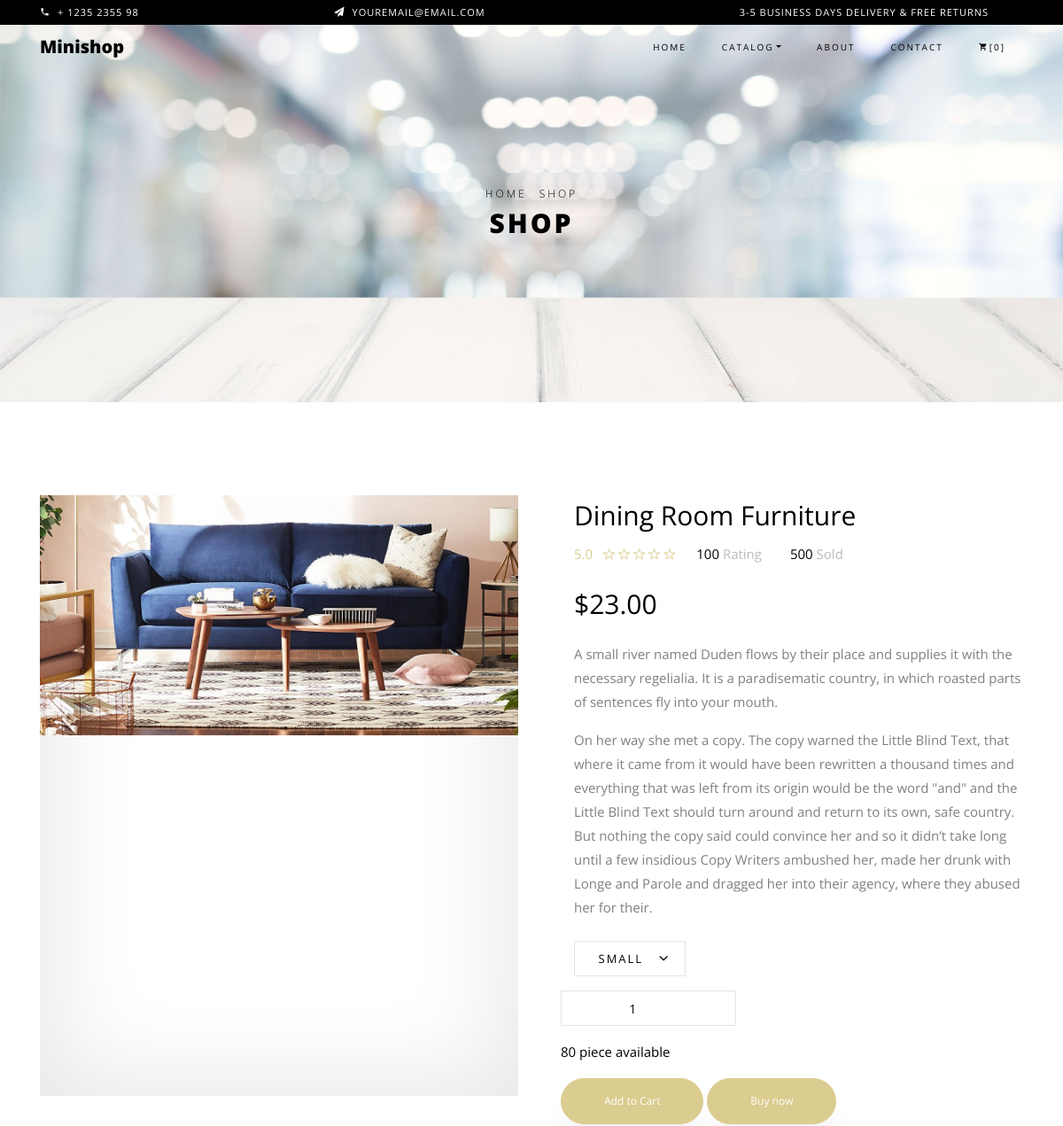
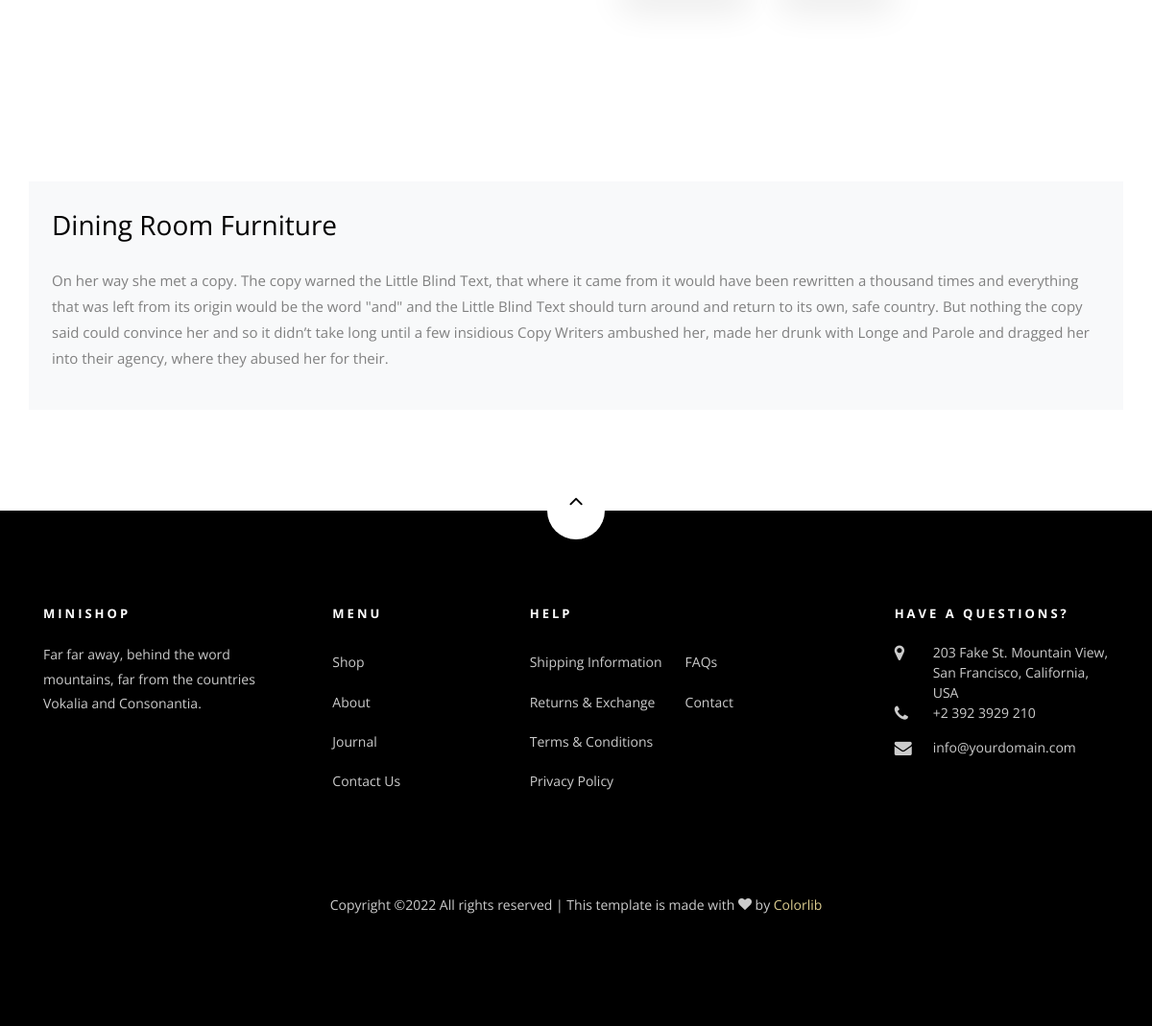
The page /product-detail/2 (signed in) on the database its author committed (2 pictures, top to bottom).
### products/models.py (models this page shows, shortened)
class Product(models.Model):
    product_name = models.CharField(max_length=125)
    slug = models.SlugField(max_length=50, unique=True)
    description = models.TextField()
    price = models.DecimalField(max_digits=19, decimal_places=2)
    image = models.ImageField(upload_to='images/', blank=True, null=True)
    stock = models.IntegerField(default=1)
    is_available = models.BooleanField(default=True)
    category = models.ForeignKey(Category, related_name='product_cat',  on_delete=models.CASCADE)
    created_date = models.DateTimeField(auto_now_add=True)
    modified_date = models.DateTimeField(auto_now=True)

### products/views.py (the view, shortened to what this page needs)
# urls.py: path('product-detail/<int:id>', product_detail, name='product_detail'),
@login_required(login_url = 'account:login')
def product_detail(request, id):
    single_product = get_object_or_404(Product, id=id)
    context = {
        'single_product':single_product,
    }
    return render(request, 'products/product_detail.html', context)

### cart/templatetags/cart_template_tags.py (called while the page is built)
@register.filter
def cart_item_count(user):
    if user.is_authenticated:
        qs = Order.objects.filter(user=user, ordered=False)
        if qs.exists():
            return qs[0].items.count()
    return 0

### products/templates/products/product_detail.html (shortened to what this page needs)
{% extends 'base/base.html' %}
{% load static %}
{%block content%}
<div class="hero-wrap hero-bread" style="background-image: url('images/bg_6.jpg');">
      <div class="container">
        <div class="row no-gutters slider-text align-items-center justify-content-center">
          <div class="col-md-9 ftco-animate text-center">
          	<p class="breadcrumbs"><span class="mr-2"><a href="index.html">Home</a></span> <span>Shop</span></p>
            <h1 class="mb-0 bread">Shop</h1>
          </div>
        </div>
      </div>
    </div>
    <section class="ftco-section">
    	<div class="container">
    		<div class="row">
    			<div class="col-lg-6 mb-5 ftco-animate">
    				<a href="#" class="image-popup prod-img-bg"><img src="{{ single_product.image.url }}" class="img-fluid" alt="Colorlib Template"></a>
    			</div>
    			<div class="col-lg-6 product-details pl-md-5 ftco-animate">
    				<h3>{{ single_product.product_name }}</h3>
    				<div class="rating d-flex">
							<p class="text-left mr-4">
								<a href="#" class="mr-2">5.0</a>
								<a href="#"><span class="ion-ios-star-outline"></span></a>
								<a href="#"><span class="ion-ios-star-outline"></span></a>
								<a href="#"><span class="ion-ios-star-outline"></span></a>
								<a href="#"><span class="ion-ios-star-outline"></span></a>
								<a href="#"><span class="ion-ios-star-outline"></span></a>
							</p>
							<p class="text-left mr-4">
								<a href="#" class="mr-2" style="color: #000;">100 <span style="color: #bbb;">Rating</span></a>
							</p>
							<p class="text-left">
								<a href="#" class="mr-2" style="color: #000;">500 <span style="color: #bbb;">Sold</span></a>
							</p>
						</div>
    				<p class="price"><span>${{ single_product.price }}</span></p>
    				<p>A small river named Duden flows by their place and supplies it with the necessary regelialia. It is a paradisematic country, in which roasted parts of sentences fly into your mouth.</p>
    				<p>On her way she met a copy. The copy warned the Little Blind Text, that where it came from it would have been rewritten a thousand times and everything that was left from its origin would be the word "and" and the Little Blind Text should turn around and return to its own, safe country. But nothing the copy said could convince her and so it didn’t take long until a few insidious Copy Writers ambushed her, made her drunk with Longe and Parole and dragged her into their agency, where they abused her for their.
						</p>
						<div class="row mt-4">
              <form class="" action="{%  url 'products:product_detail' single_product.id %}" method="post">
  							<div class="col-md-6">
  								<div class="form-group d-flex">
  		              <div class="select-wrap">
  	                  <div class="icon"><span class="ion-ios-arrow-down"></span></div>
  	                  <select name="" id="" class="form-control">
  	                  	<option value="">Small</option>
  	                  </select>
  	                </div>
  		            </div>
  							</div>
                <div class="row mt-2">
    							<div class="col-md-8">
    								<div class="form-group">
                        <input type="number" id="quantity" name="quantity" class="quantity form-control input-number" value="1" min="1" max="100">
    		            </div>
    							</div>
  	          	<div class="col-md-12">
  	          		<p style="color: #000;">80 piece available</p>
  	          	</div>
            	</div>
            	<p><input type="submit" value="Add to Cart" class="btn btn-primary py-3 px-5">   <a href="cart.html" class="btn btn-primary py-3 px-5">Buy now</a></p>
            </form>
    			</div>
    		</div>
    		<div class="row mt-5">
          <div class="col-md-12 nav-link-wrap">
            <div class="nav nav-pills d-flex text-center" id="v-pills-tab" role="tablist" aria-orientation="vertical">
            </div>
          </div>
          <div class="col-md-12 tab-wrap">
            <div class="tab-content bg-light" id="v-pills-tabContent">
              <div class="tab-pane fade show active" id="v-pills-1" role="tabpanel" aria-labelledby="day-1-tab">
              	<div class="p-4">
	              	<h3 class="mb-4">{{ single_product.product_name }}</h3>
	              	<p>On her way she met a copy. The copy warned the Little Blind Text, that where it came from it would have been rewritten a thousand times and everything that was left from its origin would be the word "and" and the Little Blind Text should turn around and return to its own, safe country. But nothing the copy said could convince her and so it didn’t take long until a few insidious Copy Writers ambushed her, made her drunk with Longe and Parole and dragged her into their agency, where they abused her for their.</p>
              	</div>
              </div>
            </div>
          </div>
        </div>
    	</div>
    </section>
{%endblock%}

### templates/base/base.html (shortened to what this page needs)
{% load static %}
<!DOCTYPE html>
<html lang="en">
  <head>
    <link rel="stylesheet" href="{% static 'css/open-iconic-bootstrap.min.css' %}">
    <link rel="stylesheet" href="{% static 'css/animate.css' %}">
    <link rel="stylesheet" href="{% static 'css/owl.carousel.min.css' %}">
    <link rel="stylesheet" href="{% static 'css/owl.theme.default.min.css' %}">
    <link rel="stylesheet" href="{% static 'css/magnific-popup.css' %}">
    <link rel="stylesheet" href="{% static 'css/aos.css' %}">
    <link rel="stylesheet" href="{% static 'css/ionicons.min.css' %}">
    <link rel="stylesheet" href="{% static 'css/bootstrap-datepicker.css' %}">
    <link rel="stylesheet" href="{% static 'css/jquery.timepicker.css' %}">
    <link rel="stylesheet" href="{% static 'css/flaticon.css' %}">
    <link rel="stylesheet" href="{% static 'css/icomoon.css' %}">
    <link rel="stylesheet" href="{% static 'css/style.css' %}">
  </head>
  {% load cart_template_tags %}
  <body class="goto-here">
		<div class="py-1 bg-black">
    	<div class="container">
    		<div class="row no-gutters d-flex align-items-start align-items-center px-md-0">
	    		<div class="col-lg-12 d-block">
		    		<div class="row d-flex">
		    			<div class="col-md pr-4 d-flex topper align-items-center">
					    	<div class="icon mr-2 d-flex justify-content-center align-items-center"><span class="icon-phone2"></span></div>
						    <span class="text">+ 1235 2355 98</span>
					    </div>
					    <div class="col-md pr-4 d-flex topper align-items-center">
					    	<div class="icon mr-2 d-flex justify-content-center align-items-center"><span class="icon-paper-plane"></span></div>
						    <span class="text">youremail@email.com</span>
					    </div>
					    <div class="col-md-5 pr-4 d-flex topper align-items-center text-lg-right">
						    <span class="text">3-5 Business days delivery &amp; Free Returns</span>
					    </div>
				    </div>
			    </div>
		    </div>
		  </div>
    </div>
    <nav class="navbar navbar-expand-lg navbar-dark ftco_navbar bg-dark ftco-navbar-light" id="ftco-navbar">
	    <div class="container">
	      <a class="navbar-brand" href="/">Minishop</a>
	      <div class="collapse navbar-collapse" id="ftco-nav">
	        <ul class="navbar-nav ml-auto">
	          <li class="nav-item active"><a href="/" class="nav-link">Home</a></li>
	          <li class="nav-item dropdown">
              <a class="nav-link dropdown-toggle" href="#" id="dropdown04" data-toggle="dropdown" aria-haspopup="true" aria-expanded="false">Catalog</a>
            </li>
	          <li class="nav-item"><a href="#" class="nav-link">About</a></li>
	          <li class="nav-item"><a href="{% url 'account:contact' %}" class="nav-link">Contact</a></li>
	          <li class="nav-item cta cta-colored"><a href="{% url 'cart:cart' %}" class="nav-link"><span class="icon-shopping_cart"></span>[{{ request.user|cart_item_count }}]</a></li>
	        </ul>
	      </div>
	    </div>
	  </nav>
    {%block content%}
    {%endblock%}
    <footer class="ftco-footer ftco-section">
      <div class="container">
      	<div class="row">
      		<div class="mouse">
						<a href="#" class="mouse-icon">
							<div class="mouse-wheel"><span class="ion-ios-arrow-up"></span></div>
						</a>
					</div>
      	</div>
        <div class="row mb-5">
          <div class="col-md">
            <div class="ftco-footer-widget mb-4">
              <h2 class="ftco-heading-2">Minishop</h2>
              <p>Far far away, behind the word mountains, far from the countries Vokalia and Consonantia.</p>
              <ul class="ftco-footer-social list-unstyled float-md-left float-lft mt-5">
              </ul>
            </div>
          </div>
          <div class="col-md">
            <div class="ftco-footer-widget mb-4 ml-md-5">
              <h2 class="ftco-heading-2">Menu</h2>
              <ul class="list-unstyled">
                <li><a href="#" class="py-2 d-block">Shop</a></li>
                <li><a href="#" class="py-2 d-block">About</a></li>
                <li><a href="#" class="py-2 d-block">Journal</a></li>
                <li><a href="#" class="py-2 d-block">Contact Us</a></li>
              </ul>
            </div>
          </div>
          <div class="col-md-4">
             <div class="ftco-footer-widget mb-4">
              <h2 class="ftco-heading-2">Help</h2>
              <div class="d-flex">
	              <ul class="list-unstyled mr-l-5 pr-l-3 mr-4">
	                <li><a href="#" class="py-2 d-block">Shipping Information</a></li>
	                <li><a href="#" class="py-2 d-block">Returns &amp; Exchange</a></li>
	                <li><a href="#" class="py-2 d-block">Terms &amp; Conditions</a></li>
	                <li><a href="#" class="py-2 d-block">Privacy Policy</a></li>
	              </ul>
	              <ul class="list-unstyled">
	                <li><a href="#" class="py-2 d-block">FAQs</a></li>
	                <li><a href="#" class="py-2 d-block">Contact</a></li>
	              </ul>
	            </div>
            </div>
          </div>
          <div class="col-md">
            <div class="ftco-footer-widget mb-4">
            	<h2 class="ftco-heading-2">Have a Questions?</h2>
            	<div class="block-23 mb-3">
	              <ul>
	                <li><span class="icon icon-map-marker"></span><span class="text">203 Fake St. Mountain View, San Francisco, California, USA</span></li>
	                <li><a href="#"><span class="icon icon-phone"></span><span class="text">+2 392 3929 210</span></a></li>
	                <li><a href="#"><span class="icon icon-envelope"></span><span class="text">info@yourdomain.com</span></a></li>
	              </ul>
	            </div>
            </div>
          </div>
        </div>
        <div class="row">
          <div class="col-md-12 text-center">
            <p>
						  Copyright &copy;<script>document.write(new Date().getFullYear());</script> All rights reserved | This template is made with <i class="icon-heart color-danger" aria-hidden="true"></i> by <a href="https://colorlib.com" target="_blank">Colorlib</a>
						</p>
          </div>
        </div>
      </div>
    </footer>
  </body>
</html>

### static/css/icomoon.css (style rules this page uses)
[class^="icon-"], [class*=" icon-"] { font-family: 'icomoon' !important; speak: none; font-style: normal; font-weight: normal; font-variant: normal; text-transform: none; line-height: 1; -webkit-font-smoothing: antialiased; -moz-osx-font-smoothing: grayscale; }
.icon-heart:before { content: "\f004"; }
.icon-map-marker:before { content: "\f041"; }
.icon-phone:before { content: "\f095"; }
.icon-envelope:before { content: "\f0e0"; }
.icon-paper-plane:before { content: "\f1d8"; }
.icon-phone2:before { content: "\e0cd"; }
.icon-shopping_cart:before { content: "\e8cc"; }

### rows shown on the page
Product: image (picture), product_name "Dining Room Furniture", price "23.00"

### other values the page prints
{{ request.user|cart_item_count }} "0"
